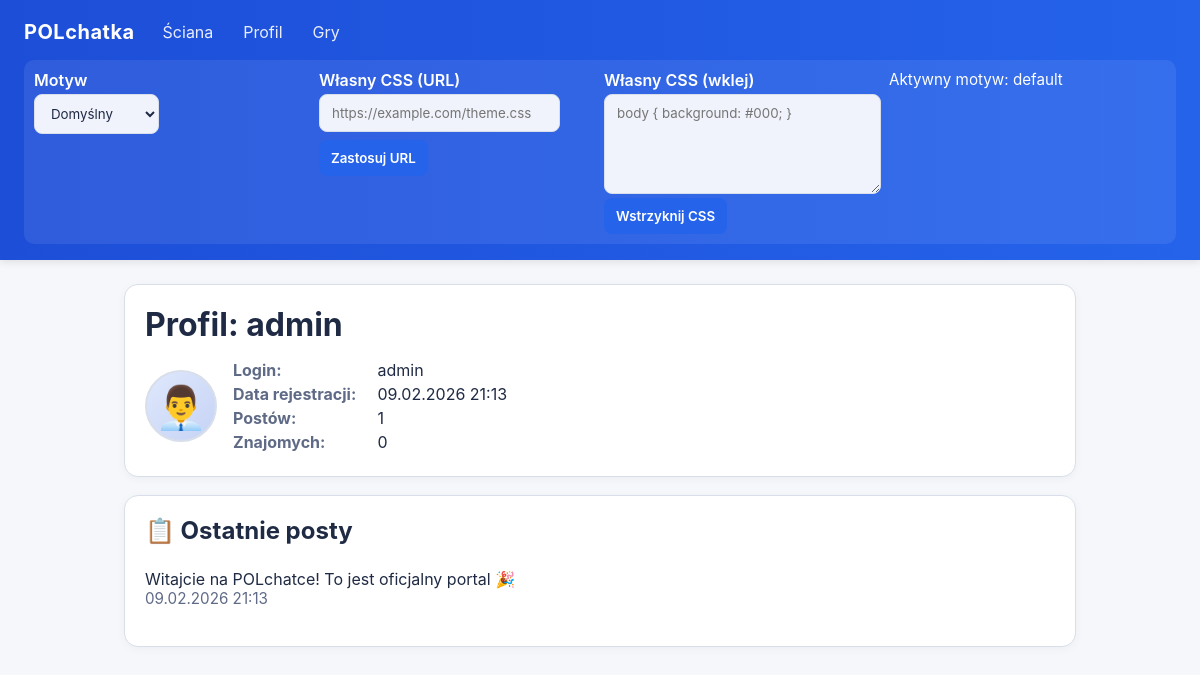
The page /profile.php?id=1 on the database its author committed.
### tables this page shows
CREATE TABLE IF NOT EXISTS users (
  id INT AUTO_INCREMENT PRIMARY KEY,
  username VARCHAR(50) NOT NULL UNIQUE,
  email VARCHAR(120) NOT NULL UNIQUE,
  password_hash VARCHAR(255) NOT NULL,
  avatar VARCHAR(10) DEFAULT '👤',
  is_admin TINYINT(1) NOT NULL DEFAULT 0,
  is_banned TINYINT(1) NOT NULL DEFAULT 0,
  last_login TIMESTAMP NULL DEFAULT NULL,
  created_at TIMESTAMP DEFAULT CURRENT_TIMESTAMP
);

CREATE TABLE IF NOT EXISTS posts (
  id INT AUTO_INCREMENT PRIMARY KEY,
  user_id INT NOT NULL,
  content TEXT NOT NULL,
  visibility ENUM('public','friends','private') NOT NULL DEFAULT 'public',
  likes INT UNSIGNED NOT NULL DEFAULT 0,
  created_at TIMESTAMP DEFAULT CURRENT_TIMESTAMP,
  FOREIGN KEY (user_id) REFERENCES users(id) ON DELETE CASCADE
);

### config.php (called while the page is built, shortened)
<?php
function escape(string $value): string
{
    return htmlspecialchars($value, ENT_QUOTES | ENT_SUBSTITUTE, 'UTF-8');
}

### profile.php (the view, shortened to what this page needs)
<?php
require __DIR__ . '/config.php';
require_once __DIR__ . '/../templates/header.php';
$loggedIn  = isset($_SESSION['user_id']);
$myId      = $loggedIn ? (int)$_SESSION['user_id'] : 0;
$viewingId = isset($_GET['id']) ? (int)$_GET['id'] : $myId;
$isOwnProfile = ($viewingId === $myId);
$stmt = $pdo->prepare('SELECT id, username, email, avatar, created_at FROM users WHERE id = ? LIMIT 1');
$stmt->execute([$viewingId]);
$user = $stmt->fetch();
$stmtPosts = $pdo->prepare('SELECT COUNT(*) FROM posts WHERE user_id = ?');
$stmtPosts->execute([$viewingId]);
$postCount = (int)$stmtPosts->fetchColumn();
$stmtFriends = $pdo->prepare('SELECT COUNT(*) FROM friendships WHERE (user_id = ? OR friend_id = ?) AND status = ?');
$stmtFriends->execute([$viewingId, $viewingId, 'accepted']);
$friendCount = (int)$stmtFriends->fetchColumn();
$stmtUserPosts = $pdo->prepare('SELECT content, created_at FROM posts WHERE user_id = ? ORDER BY created_at DESC LIMIT 5');
$stmtUserPosts->execute([$viewingId]);
$userPosts = $stmtUserPosts->fetchAll();
$avatar = trim($user['avatar'] ?? '');
$registeredAt = !empty($user['created_at']) ? date('d.m.Y H:i', strtotime($user['created_at'])) : '—';
?>
<div class="content-card">
    <h1 class="section-title"><?= $isOwnProfile ? 'Twój profil' : 'Profil: ' . escape($user['username']) ?></h1>
    <section class="profile-card">
        <div class="avatar"><?= $avatar !== '' ? escape($avatar) : '👤' ?></div>
        <div class="details">
            <p><strong>Login:</strong> <?= escape($user['username']) ?></p>
            <p><strong>Data rejestracji:</strong> <?= escape($registeredAt) ?></p>
            <p><strong>Postów:</strong> <?= $postCount ?></p>
            <p><strong>Znajomych:</strong> <?= $friendCount ?></p>
        </div>
    </section>
</div>
<?php if (!empty($userPosts)): ?>
<div class="content-card">
    <h2 class="section-title">📋 Ostatnie posty</h2>
    <?php foreach ($userPosts as $post): ?>
        <div class="post-card">
            <div class="post-content"><?= nl2br(escape($post['content'])) ?></div>
            <div class="post-meta"><?= date('d.m.Y H:i', strtotime($post['created_at'])) ?></div>
        </div>
    <?php endforeach; ?>
</div>
<?php endif; ?>

### themes/default.css (style rules this page uses)
:root { --bg: #f6f7fb; --text: #1f2a44; --card-bg: #ffffff; --card-border: #d8dfea; --accent: #2563eb; --accent-strong: #1d4ed8; --muted: #5f6a86; --success: #0f9d58; --error: #c62828; --header-bg: linear-gradient(90deg, #1d4ed8, #2563eb); --input-bg: #f0f3fb; }
* { box-sizing: border-box; }
body { margin: 0; font-family: 'Inter', 'Segoe UI', system-ui, -apple-system, sans-serif; background: var(--bg); color: var(--text); }
.content-card { background: var(--card-bg); border: 1px solid var(--card-border); border-radius: 14px; padding: 20px; box-shadow: 0 2px 10px rgba(0,0,0,0.04); }
.section-title { margin: 0 0 12px; }
.post-card { border-bottom: 1px solid var(--card-border); padding: 12px 0; }
.post-card:last-child { border-bottom: none; }
.post-meta { color: var(--muted); font-size: 0.95rem; margin-bottom: 6px; }
.post-content { white-space: pre-wrap; }
.profile-card { display: flex; gap: 16px; align-items: center; }
.avatar { width: 72px; height: 72px; border-radius: 50%; display: grid; place-items: center; font-size: 42px; background: linear-gradient(135deg, rgba(37,99,235,0.15), rgba(29,78,216,0.25)); border: 2px solid var(--card-border); }
.details p { margin: 4px 0; }
.details strong { display: inline-block; width: 140px; color: var(--muted); }

### rows shown on the page
users: username "admin", avatar "👨‍💼", created_at "09.02.2026 21:13"
posts: content "Witajcie na POLchatce! To jest oficjalny portal 🎉", created_at "09.02.2026 21:13"

### other values the page prints
$postCount "1"
$friendCount "0"
